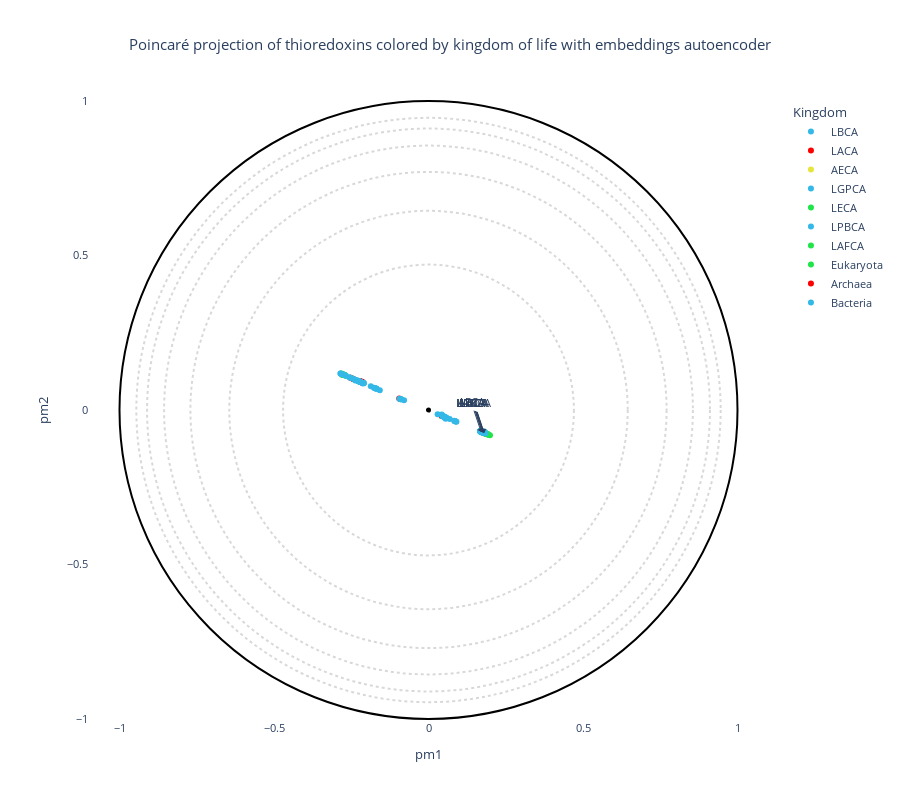

Notebook cell for this chart:
### Markdown cell above
## Visualization

### Code cell
# OPTIONS =================================================
#Here you can set different parameters to color & annotate the resulting projection:
if data_type == "plm" :
    title = "Poincaré projection of thioredoxins colored by kingdom of life with embeddings"  
elif data_type == "plm_aae" :
    title = "Poincaré projection of thioredoxins colored by kingdom of life with embeddings autoencoder" 
elif data_type == "pssm" :
    title = "Poincaré projection of thioredoxins colored by kingdom of life without embeddings" 
else :
    title = "Poincaré projection of thioredoxins colored by kingdom of life using a RFA matrix" 
#----------------------------------------------------------
# Select the coloring from annotation .csv file:
labels_name = "Kingdom"
# Select classes to label among the "labels_name" or "second_labels_name" column (comma separated list):
second_labels_name = "Kingdom"
labels_text = ['AECA', 'LECA', 'LAFCA', 'LACA', 'LBCA', 'LPBCA', 'LGRCA']
show_text = True
#----------------------------------------------------------
# Use a custom color palette:
color_palette = trx_palette #Default: None
use_custom_palette = True
#==========================================================


#Check projection visualization parameters
#Labels name
if labels_name == "":
    labels_name = None
elif labels_name not in annotation_names:
    raise NameError(f"labels_name {labels_name} is not in the availables annotations.\nAvailables annotations: {annotation_names}")
#Second labels name
if second_labels_name == "":
    second_labels_name = None
elif second_labels_name not in annotation_names:
    raise NameError(f'"second_labels_name" {second_labels_name} is not in the availables annotations.\nAvailables annotations: {annotation_names}')

if not use_custom_palette:
    color_palette = None

#Plot graph
fig = plot_embedding_interactive(df_embedding, 
                                 labels_name = labels_name,
                                 second_labels_name = second_labels_name, 
                                 show_text = show_text,
                                 labels_text = labels_text,
                                 color_palette = color_palette, 
                                 title = title, 
                                 fontsize = 11)
fig.show()

### Figure 1 — Plotly figure (JSON) as saved in the notebook; plotly's stock layout.template omitted (floating-point values rounded to 4 significant figures; data arrays with more than 128 entries replaced by an {"elided": "..."} marker saying what was removed)
{"data": [{"customdata": [[1, "LBCA", "LBCA", "LBCA", "OTHERS", "LBCA", "LBCA", "LBCA", "LBCA"]], "hovertemplate": "<b>%{hovertext}</b><br><br>Kingdom=%{customdata[2]}<br>pm1=%{x}<br>pm2=%{y}<br>proteins_id=%{customdata[0]}<br>Species=%{customdata[1]}<br>Family=%{customdata[3]}<br>Color_eukaryota=%{customdata[4]}<br>Domain=%{customdata[5]}<br>Kingdom2=%{customdata[6]}<br>Phylum=%{customdata[7]}<br>Class=%{customdata[8]}<extra></extra>", "hovertext": ["LBCA"], "legendgroup": "LBCA", "marker": {"color": "#34b8e7", "symbol": "circle"}, "mode": "markers", "name": "LBCA", "orientation": "v", "showlegend": true, "textposition": "top right", "type": "scatter", "x": [0.18], "xaxis": "x", "y": [-0.07386], "yaxis": "y"}, {"customdata": [[2, "LACA", "LACA", "LACA", "OTHERS", "LACA", "LACA", "LACA", "LACA"]], "hovertemplate": "<b>%{hovertext}</b><br><br>Kingdom=%{customdata[2]}<br>pm1=%{x}<br>pm2=%{y}<br>proteins_id=%{customdata[0]}<br>Species=%{customdata[1]}<br>Family=%{customdata[3]}<br>Color_eukaryota=%{customdata[4]}<br>Domain=%{customdata[5]}<br>Kingdom2=%{customdata[6]}<br>Phylum=%{customdata[7]}<br>Class=%{customdata[8]}<extra></extra>", "hovertext": ["LACA"], "legendgroup": "LACA", "marker": {"color": "#ff0000", "symbol": "circle"}, "mode": "markers", "name": "LACA", "orientation": "v", "showlegend": true, "textposition": "top right", "type": "scatter", "x": [0.1773], "xaxis": "x", "y": [-0.07277], "yaxis": "y"}, {"customdata": [[3, "AECA", "AECA", "AECA", "OTHERS", "AECA", "AECA", "AECA", "AECA"]], "hovertemplate": "<b>%{hovertext}</b><br><br>Kingdom=%{customdata[2]}<br>pm1=%{x}<br>pm2=%{y}<br>proteins_id=%{customdata[0]}<br>Species=%{customdata[1]}<br>Family=%{customdata[3]}<br>Color_eukaryota=%{customdata[4]}<br>Domain=%{customdata[5]}<br>Kingdom2=%{customdata[6]}<br>Phylum=%{customdata[7]}<br>Class=%{customdata[8]}<extra></extra>", "hovertext": ["AECA"], "legendgroup": "AECA", "marker": {"color": "#e7e53c", "symbol": "circle"}, "mode": "markers", "name": "AECA", "orientation": "v", "showlegend": true, "textposition": "top right", "type": "scatter", "x": [0.17], "xaxis": "x", "y": [-0.06993], "yaxis": "y"}, {"customdata": [[4, "LGPCA", "LGPCA", "LGPCA", "OTHERS", "LGPCA", "LGPCA", "LGPCA", "LGPCA"]], "hovertemplate": "<b>%{hovertext}</b><br><br>Kingdom=%{customdata[2]}<br>pm1=%{x}<br>pm2=%{y}<br>proteins_id=%{customdata[0]}<br>Species=%{customdata[1]}<br>Family=%{customdata[3]}<br>Color_eukaryota=%{customdata[4]}<br>Domain=%{customdata[5]}<br>Kingdom2=%{customdata[6]}<br>Phylum=%{customdata[7]}<br>Class=%{customdata[8]}<extra></extra>", "hovertext": ["LGPCA"], "legendgroup": "LGPCA", "marker": {"color": "#34b8e7", "symbol": "circle"}, "mode": "markers", "name": "LGPCA", "orientation": "v", "showlegend": true, "textposition": "top right", "type": "scatter", "x": [0.1932], "xaxis": "x", "y": [-0.07924], "yaxis": "y"}, {"customdata": [[5, "LECA", "LECA", "LECA", "OTHERS", "LECA", "LECA", "LECA", "LECA"]], "hovertemplate": "<b>%{hovertext}</b><br><br>Kingdom=%{customdata[2]}<br>pm1=%{x}<br>pm2=%{y}<br>proteins_id=%{customdata[0]}<br>Species=%{customdata[1]}<br>Family=%{customdata[3]}<br>Color_eukaryota=%{customdata[4]}<br>Domain=%{customdata[5]}<br>Kingdom2=%{customdata[6]}<br>Phylum=%{customdata[7]}<br>Class=%{customdata[8]}<extra></extra>", "hovertext": ["LECA"], "legendgroup": "LECA", "marker": {"color": "#21e548", "symbol": "circle"}, "mode": "markers", "name": "LECA", "orientation": "v", "showlegend": true, "textposition": "top right", "type": "scatter", "x": [0.1743], "xaxis": "x", "y": [-0.07186], "yaxis": "y"}, {"customdata": [[6, "LPBCA", "LPBCA", "LPBCA", "OTHERS", "LPBCA", "LPBCA", "LPBCA", "LPBCA"]], "hovertemplate": "<b>%{hovertext}</b><br><br>Kingdom=%{customdata[2]}<br>pm1=%{x}<br>pm2=%{y}<br>proteins_id=%{customdata[0]}<br>Species=%{customdata[1]}<br>Family=%{customdata[3]}<br>Color_eukaryota=%{customdata[4]}<br>Domain=%{customdata[5]}<br>Kingdom2=%{customdata[6]}<br>Phylum=%{customdata[7]}<br>Class=%{customdata[8]}<extra></extra>", "hovertext": ["LPBCA"], "legendgroup": "LPBCA", "marker": {"color": "#34b8e7", "symbol": "circle"}, "mode": "markers", "name": "LPBCA", "orientation": "v", "showlegend": true, "textposition": "top right", "type": "scatter", "x": [0.1796], "xaxis": "x", "y": [-0.07404], "yaxis": "y"}, {"customdata": [[7, "LAFCA", "LAFCA", "LAFCA", "OTHERS", "LAFCA", "LAFCA", "LAFCA", "LAFCA"]], "hovertemplate": "<b>%{hovertext}</b><br><br>Kingdom=%{customdata[2]}<br>pm1=%{x}<br>pm2=%{y}<br>proteins_id=%{customdata[0]}<br>Species=%{customdata[1]}<br>Family=%{customdata[3]}<br>Color_eukaryota=%{customdata[4]}<br>Domain=%{customdata[5]}<br>Kingdom2=%{customdata[6]}<br>Phylum=%{customdata[7]}<br>Class=%{customdata[8]}<extra></extra>", "hovertext": ["LAFCA"], "legendgroup": "LAFCA", "marker": {"color": "#21e548", "symbol": "circle"}, "mode": "markers", "name": "LAFCA", "orientation": "v", "showlegend": true, "textposition": "top right", "type": "scatter", "x": [0.1743], "xaxis": "x", "y": [-0.07189], "yaxis": "y"}, {"customdata": {"elided": "65x9 mixed values"}, "hovertemplate": "<b>%{hovertext}</b><br><br>Kingdom=%{customdata[2]}<br>pm1=%{x}<br>pm2=%{y}<br>proteins_id=%{customdata[0]}<br>Species=%{customdata[1]}<br>Family=%{customdata[3]}<br>Color_eukaryota=%{customdata[4]}<br>Domain=%{customdata[5]}<br>Kingdom2=%{customdata[6]}<br>Phylum=%{customdata[7]}<br>Class=%{customdata[8]}<extra></extra>", "hovertext": ["Eukaryota", "Eukaryota", "Eukaryota", "Eukaryota", "Eukaryota", "Eukaryota", "Eukaryota", "Eukaryota", "Eukaryota", "Eukaryota", "Eukaryota", "Eukaryota", "Eukaryota", "Eukaryota", "Eukaryota", "Eukaryota", "Eukaryota", "Eukaryota", "Eukaryota", "Eukaryota", "Eukaryota", "Eukaryota", "Eukaryota", "Eukaryota", "Eukaryota", "Eukaryota", "Eukaryota", "Eukaryota", "Eukaryota", "Eukaryota", "Eukaryota", "Eukaryota", "Eukaryota", "Eukaryota", "Eukaryota", "Eukaryota", "Eukaryota", "Eukaryota", "Eukaryota", "Eukaryota", "Eukaryota", "Eukaryota", "Eukaryota", "Eukaryota", "Eukaryota", "Eukaryota", "Eukaryota", "Eukaryota", "Eukaryota", "Eukaryota", "Eukaryota", "Eukaryota", "Eukaryota", "Eukaryota", "Eukaryota", "Eukaryota", "Eukaryota", "Eukaryota", "Eukaryota", "Eukaryota", "Eukaryota", "Eukaryota", "Eukaryota", "Eukaryota", "Eukaryota"], "legendgroup": "Eukaryota", "marker": {"color": "#21e548", "symbol": "circle"}, "mode": "markers", "name": "Eukaryota", "orientation": "v", "showlegend": true, "textposition": "top right", "type": "scatter", "x": [0.1923, 0.188, 0.1848, 0.1831, 0.1882, 0.1862, 0.183, 0.1989, 0.1804, 0.188, 0.1834, -0.273, 0.1907, 0.1848, 0.1874, 0.1922, 0.1848, 0.1862, 0.1859, 0.1819, 0.1853, 0.1824, 0.188, 0.1872, 0.1894, 0.1827, 0.1812, 0.1822, 0.1834, 0.04789, 0.0424, 0.04208, 0.04337, -0.09018, 0.1752, 0.1777, 0.1852, 0.1736, 0.179, 0.1755, 0.1772, 0.169, 0.1685, 0.177, -0.2783, -0.2768, -0.2817, -0.2723, -0.279, 0.1749, 0.04851, -0.09171, 0.1721, 0.1765, 0.1696, -0.2727, -0.2803, -0.2763, -0.2823, -0.2726, -0.2715, -0.2675, -0.2763, -0.2701, -0.2741], "xaxis": "x", "y": [-0.07892, -0.07716, -0.07552, -0.07528, -0.07717, -0.07749, -0.07517, -0.0816, -0.0742, -0.07705, -0.07519, 0.1132, -0.07786, -0.07552, -0.07702, -0.07902, -0.07615, -0.07674, -0.07635, -0.07468, -0.07654, -0.07488, -0.07714, -0.07678, -0.07682, -0.07505, -0.07435, -0.07501, -0.07581, -0.0207, -0.01868, -0.01854, -0.01901, 0.03514, -0.07241, -0.07369, -0.07763, -0.07256, -0.0731, -0.07221, -0.07226, -0.07121, -0.06912, -0.07283, 0.1155, 0.1151, 0.1175, 0.1129, 0.1129, -0.07205, -0.02082, 0.03565, -0.07025, -0.07324, -0.06953, 0.1131, 0.116, 0.1154, 0.1179, 0.1132, 0.1126, 0.1111, 0.1145, 0.1121, 0.1135], "yaxis": "y"}, {"customdata": {"elided": "28x9 mixed values"}, "hovertemplate": "<b>%{hovertext}</b><br><br>Kingdom=%{customdata[2]}<br>pm1=%{x}<br>pm2=%{y}<br>proteins_id=%{customdata[0]}<br>Species=%{customdata[1]}<br>Family=%{customdata[3]}<br>Color_eukaryota=%{customdata[4]}<br>Domain=%{customdata[5]}<br>Kingdom2=%{customdata[6]}<br>Phylum=%{customdata[7]}<br>Class=%{customdata[8]}<extra></extra>", "hovertext": ["Archaea", "Archaea", "Archaea", "Archaea", "Archaea", "Archaea", "Archaea", "Archaea", "Archaea", "Archaea", "Archaea", "Archaea", "Archaea", "Archaea", "Archaea", "Archaea", "Archaea", "Archaea", "Archaea", "Archaea", "Archaea", "Archaea", "Archaea", "Archaea", "Archaea", "Archaea", "Archaea", "Archaea"], "legendgroup": "Archaea", "marker": {"color": "#ff0000", "symbol": "circle"}, "mode": "markers", "name": "Archaea", "orientation": "v", "showlegend": true, "textposition": "top right", "type": "scatter", "x": [-0.216, -0.2236, -0.2225, -0.2439, -0.249, -0.2208, -0.2129, 0.1727, 0.1745, 0.04238, -0.2519, -0.2189, 0.04287, -0.09477, 0.1702, 0.08618, -0.2225, -0.2252, -0.2218, -0.2162, -0.2174, -0.223, -0.2526, -0.2179, -0.2141, -0.2133, -0.2445, -0.2219], "xaxis": "x", "y": [0.08937, 0.09341, 0.09191, 0.1007, 0.103, 0.09122, 0.08812, -0.07105, -0.07203, -0.01864, 0.1041, 0.09308, -0.01873, 0.03703, -0.06952, -0.03613, 0.092, 0.09321, 0.09166, 0.08952, 0.08989, 0.09387, 0.1046, 0.09021, 0.09067, 0.08975, 0.1013, 0.09189], "yaxis": "y"}, {"customdata": {"elided": "110x9 mixed values"}, "hovertemplate": "<b>%{hovertext}</b><br><br>Kingdom=%{customdata[2]}<br>pm1=%{x}<br>pm2=%{y}<br>proteins_id=%{customdata[0]}<br>Species=%{customdata[1]}<br>Family=%{customdata[3]}<br>Color_eukaryota=%{customdata[4]}<br>Domain=%{customdata[5]}<br>Kingdom2=%{customdata[6]}<br>Phylum=%{customdata[7]}<br>Class=%{customdata[8]}<extra></extra>", "hovertext": ["Bacteria", "Bacteria", "Bacteria", "Bacteria", "Bacteria", "Bacteria", "Bacteria", "Bacteria", "Bacteria", "Bacteria", "Bacteria", "Bacteria", "Bacteria", "Bacteria", "Bacteria", "Bacteria", "Bacteria", "Bacteria", "Bacteria", "Bacteria", "Bacteria", "Bacteria", "Bacteria", "Bacteria", "Bacteria", "Bacteria", "Bacteria", "Bacteria", "Bacteria", "Bacteria", "Bacteria", "Bacteria", "Bacteria", "Bacteria", "Bacteria", "Bacteria", "Bacteria", "Bacteria", "Bacteria", "Bacteria", "Bacteria", "Bacteria", "Bacteria", "Bacteria", "Bacteria", "Bacteria", "Bacteria", "Bacteria", "Bacteria", "Bacteria", "Bacteria", "Bacteria", "Bacteria", "Bacteria", "Bacteria", "Bacteria", "Bacteria", "Bacteria", "Bacteria", "Bacteria", "Bacteria", "Bacteria", "Bacteria", "Bacteria", "Bacteria", "Bacteria", "Bacteria", "Bacteria", "Bacteria", "Bacteria", "Bacteria", "Bacteria", "Bacteria", "Bacteria", "Bacteria", "Bacteria", "Bacteria", "Bacteria", "Bacteria", "Bacteria", "Bacteria", "Bacteria", "Bacteria", "Bacteria", "Bacteria", "Bacteria", "Bacteria", "Bacteria", "Bacteria", "Bacteria", "Bacteria", "Bacteria", "Bacteria", "Bacteria", "Bacteria", "Bacteria", "Bacteria", "Bacteria", "Bacteria", "Bacteria", "Bacteria", "Bacteria", "Bacteria", "Bacteria", "Bacteria", "Bacteria", "Bacteria", "Bacteria", "Bacteria", "Bacteria"], "legendgroup": "Bacteria", "marker": {"color": "#34b8e7", "symbol": "circle"}, "mode": "markers", "name": "Bacteria", "orientation": "v", "showlegend": true, "textposition": "top right", "type": "scatter", "x": [0.179, 0.1723, -0.2213, 0.1713, 0.171, 0.1692, 0.1698, 0.08836, 0.1743, 0.1694, 0.1677, 0.1759, 0.1786, 0.1783, 0.1717, 0.1682, 0.1685, 0.1677, 0.1706, 0.1708, 0.1671, -0.2839, 0.1705, 0.1777, 0.1745, 0.05903, 0.1743, 0.1679, 0.1698, 0.177, -0.09374, -0.2724, -0.2522, -0.2466, 0.04643, -0.237, -0.1697, -0.1686, -0.1679, -0.1705, -0.2139, -0.2504, -0.219, -0.2123, 0.1813, 0.1795, -0.09209, 0.1763, 0.06855, 0.09039, -0.07914, 0.1739, 0.1765, 0.1847, -0.2852, -0.1867, -0.1576, 0.02949, 0.04734, 0.1723, 0.08518, 0.1706, 0.1779, 0.173, -0.2222, -0.2261, 0.08468, -0.2262, 0.168, -0.282, -0.2772, 0.08312, -0.2213, -0.08926, -0.2421, 0.0502, 0.1672, 0.04707, -0.2345, 0.04281, 0.04538, 0.1672, 0.1754, 0.1738, 0.1752, -0.2567, -0.2678, 0.1747, 0.1678, 0.1743, -0.214, -0.2217, 0.04579, 0.04908, 0.04905, -0.2269, -0.2229, -0.1745, -0.1767, -0.08832, 0.05521, 0.04908, 0.04954, -0.2092, 0.05303, -0.2297, -0.2313, -0.2241, -0.2264, -0.209], "xaxis": "x", "y": [-0.07321, -0.07013, 0.09159, -0.07044, -0.07015, -0.0698, -0.06929, -0.03717, -0.0716, -0.06962, -0.06878, -0.07307, -0.07347, -0.07306, -0.07031, -0.06895, -0.06904, -0.06881, -0.07006, -0.0699, -0.06858, 0.118, -0.07223, -0.07301, -0.07252, -0.02504, -0.07166, -0.06886, -0.06949, -0.07229, 0.03658, 0.1129, 0.1044, 0.102, -0.02018, 0.09531, 0.06921, 0.06876, 0.06849, 0.06959, 0.08858, 0.1036, 0.09055, 0.08613, -0.06976, -0.07338, 0.03592, -0.07202, -0.02902, -0.0379, 0.03117, -0.07118, -0.07282, -0.07601, 0.1178, 0.07678, 0.06398, -0.01344, -0.02041, -0.07137, -0.03579, -0.06967, -0.07332, -0.07238, 0.09142, 0.09357, -0.0355, 0.09199, -0.06912, 0.1166, 0.1146, -0.03494, 0.09152, 0.03467, 0.1002, -0.0219, -0.06864, -0.02058, 0.0971, -0.01485, -0.01992, -0.06824, -0.07202, -0.07141, -0.0709, 0.1063, 0.111, -0.07147, -0.06926, -0.07156, 0.08739, 0.09195, -0.01989, -0.02104, -0.02126, 0.09384, 0.0922, 0.07118, 0.07221, 0.03445, -0.02841, -0.02165, -0.02146, 0.08703, -0.02213, 0.09534, 0.0951, 0.09279, 0.09329, 0.08668], "yaxis": "y"}], "layout": {"annotations": [{"arrowhead": 1, "showarrow": true, "text": "LBCA", "x": 0.18, "y": -0.07386}, {"arrowhead": 1, "showarrow": true, "text": "LACA", "x": 0.1773, "y": -0.07277}, {"arrowhead": 1, "showarrow": true, "text": "AECA", "x": 0.17, "y": -0.06993}, {"arrowhead": 1, "showarrow": true, "text": "LECA", "x": 0.1743, "y": -0.07186}, {"arrowhead": 1, "showarrow": true, "text": "LPBCA", "x": 0.1796, "y": -0.07404}, {"arrowhead": 1, "showarrow": true, "text": "LAFCA", "x": 0.1743, "y": -0.07189}], "font": {"size": 11}, "height": 800, "legend": {"title": {"text": "Kingdom"}, "tracegroupgap": 0}, "plot_bgcolor": "rgba(0, 0, 0, 0)", "shapes": [{"line": {"color": "black", "dash": "dot"}, "opacity": 0.15, "type": "circle", "x0": -0.4706, "x1": 0.4706, "y0": -0.4706, "y1": 0.4706}, {"line": {"color": "black", "dash": "dot"}, "opacity": 0.15, "type": "circle", "x0": -0.6447, "x1": 0.6447, "y0": -0.6447, "y1": 0.6447}, {"line": {"color": "black", "dash": "dot"}, "opacity": 0.15, "type": "circle", "x0": -0.7705, "x1": 0.7705, "y0": -0.7705, "y1": 0.7705}, {"line": {"color": "black", "dash": "dot"}, "opacity": 0.15, "type": "circle", "x0": -0.8557, "x1": 0.8557, "y0": -0.8557, "y1": 0.8557}, {"line": {"color": "black", "dash": "dot"}, "opacity": 0.15, "type": "circle", "x0": -0.9108, "x1": 0.9108, "y0": -0.9108, "y1": 0.9108}, {"line": {"color": "black", "dash": "dot"}, "opacity": 0.15, "type": "circle", "x0": -0.9455, "x1": 0.9455, "y0": -0.9455, "y1": 0.9455}, {"line": {"color": "Black"}, "type": "circle", "x0": -1, "x1": 1, "xref": "x", "y0": -1, "y1": 1, "yref": "y"}, {"fillcolor": "Black", "line": {"color": "Black"}, "type": "circle", "x0": -0.005, "x1": 0.005, "xref": "x", "y0": -0.005, "y1": 0.005, "yref": "y"}], "title": {"text": "Poincaré projection of thioredoxins colored by kingdom of life with embeddings autoencoder", "x": 0.5}, "xaxis": {"anchor": "y", "constrain": "domain", "domain": [0, 1], "range": [-1.1, 1.1], "title": {"text": "pm1"}}, "yaxis": {"anchor": "x", "domain": [0, 1], "scaleanchor": "x", "scaleratio": 1, "title": {"text": "pm2"}}, "yaxis2": {"layer": "below traces", "matches": "y", "overlaying": "y"}}}
